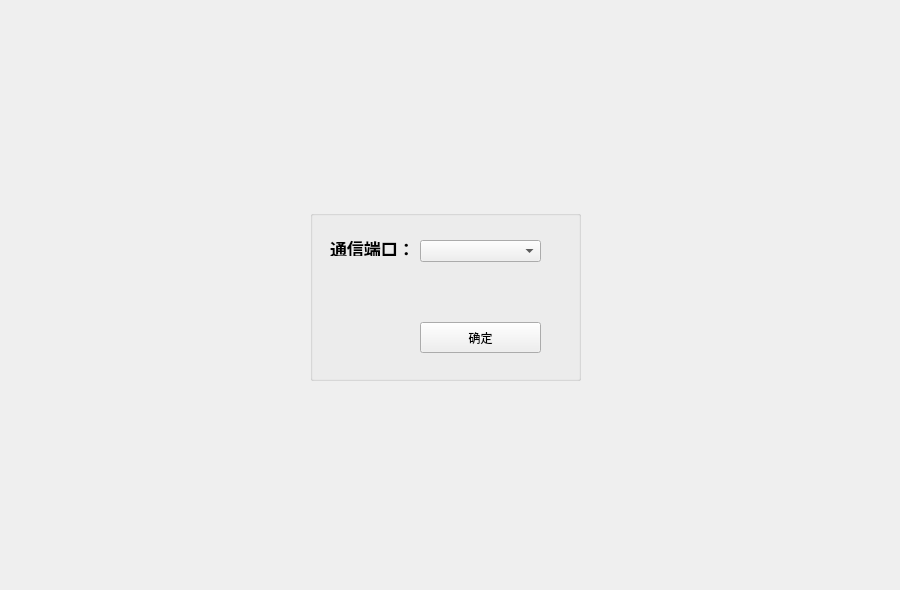
<?xml version="1.0" encoding="UTF-8"?>
<ui version="4.0">
 <class>RVR_startUI</class>
 <widget class="QWidget" name="RVR_startUI">
  <property name="geometry">
   <rect>
    <x>0</x>
    <y>0</y>
    <width>900</width>
    <height>590</height>
   </rect>
  </property>
  <property name="windowTitle">
   <string>Form</string>
  </property>
  <widget class="QGroupBox" name="groupBox">
   <property name="geometry">
    <rect>
     <x>310</x>
     <y>210</y>
     <width>271</width>
     <height>171</height>
    </rect>
   </property>
   <property name="title">
    <string/>
   </property>
   <widget class="QComboBox" name="comboBox_coms">
    <property name="geometry">
     <rect>
      <x>110</x>
      <y>30</y>
      <width>121</width>
      <height>22</height>
     </rect>
    </property>
    <property name="font">
     <font>
      <pointsize>11</pointsize>
     </font>
    </property>
   </widget>
   <widget class="QLabel" name="label">
    <property name="geometry">
     <rect>
      <x>20</x>
      <y>30</y>
      <width>80</width>
      <height>16</height>
     </rect>
    </property>
    <property name="font">
     <font>
      <pointsize>13</pointsize>
      <weight>75</weight>
      <bold>true</bold>
     </font>
    </property>
    <property name="text">
     <string>通信端口：</string>
    </property>
   </widget>
   <widget class="QPushButton" name="pushButtonok">
    <property name="geometry">
     <rect>
      <x>110</x>
      <y>112</y>
      <width>121</width>
      <height>31</height>
     </rect>
    </property>
    <property name="text">
     <string>确定</string>
    </property>
   </widget>
  </widget>
 </widget>
 <resources/>
 <connections/>
</ui>
